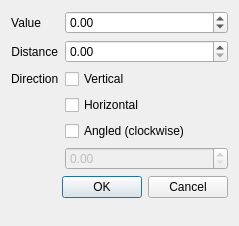
<?xml version="1.0" encoding="UTF-8"?>
<ui version="4.0">
 <class>PointLoadDialog</class>
 <widget class="QDialog" name="PointLoadDialog">
  <property name="geometry">
   <rect>
    <x>0</x>
    <y>0</y>
    <width>239</width>
    <height>226</height>
   </rect>
  </property>
  <property name="windowTitle">
   <string>New point load</string>
  </property>
  <layout class="QFormLayout" name="formLayout">
   <item row="0" column="0">
    <widget class="QLabel" name="label">
     <property name="text">
      <string>Value</string>
     </property>
     <property name="alignment">
      <set>Qt::AlignRight|Qt::AlignTrailing|Qt::AlignVCenter</set>
     </property>
    </widget>
   </item>
   <item row="0" column="1">
    <widget class="QDoubleSpinBox" name="doubleSpinBox">
     <property name="locale">
      <locale language="English" country="UnitedStates"/>
     </property>
     <property name="decimals">
      <number>2</number>
     </property>
     <property name="minimum">
      <double>-1.000000000000000</double>
     </property>
    </widget>
   </item>
   <item row="1" column="0">
    <widget class="QLabel" name="label_2">
     <property name="text">
      <string>Distance</string>
     </property>
     <property name="alignment">
      <set>Qt::AlignRight|Qt::AlignTrailing|Qt::AlignVCenter</set>
     </property>
    </widget>
   </item>
   <item row="1" column="1">
    <widget class="QDoubleSpinBox" name="doubleSpinBox_2">
     <property name="locale">
      <locale language="English" country="UnitedStates"/>
     </property>
     <property name="decimals">
      <number>2</number>
     </property>
    </widget>
   </item>
   <item row="2" column="0">
    <widget class="QLabel" name="label_3">
     <property name="text">
      <string>Direction</string>
     </property>
    </widget>
   </item>
   <item row="2" column="1">
    <widget class="QCheckBox" name="verticalBox">
     <property name="text">
      <string>Vertical</string>
     </property>
    </widget>
   </item>
   <item row="5" column="1">
    <widget class="QDoubleSpinBox" name="angleValue">
     <property name="enabled">
      <bool>false</bool>
     </property>
     <property name="readOnly">
      <bool>false</bool>
     </property>
    </widget>
   </item>
   <item row="6" column="0" colspan="2">
    <widget class="QDialogButtonBox" name="buttonBox">
     <property name="orientation">
      <enum>Qt::Horizontal</enum>
     </property>
     <property name="standardButtons">
      <set>QDialogButtonBox::Cancel|QDialogButtonBox::Ok</set>
     </property>
    </widget>
   </item>
   <item row="3" column="1">
    <widget class="QCheckBox" name="horizontalBox">
     <property name="text">
      <string>Horizontal</string>
     </property>
    </widget>
   </item>
   <item row="4" column="1">
    <widget class="QCheckBox" name="angleBox">
     <property name="text">
      <string>Angled (clockwise)</string>
     </property>
    </widget>
   </item>
  </layout>
 </widget>
 <resources/>
 <connections>
  <connection>
   <sender>buttonBox</sender>
   <signal>accepted()</signal>
   <receiver>PointLoadDialog</receiver>
   <slot>accept()</slot>
   <hints>
    <hint type="sourcelabel">
     <x>257</x>
     <y>97</y>
    </hint>
    <hint type="destinationlabel">
     <x>157</x>
     <y>274</y>
    </hint>
   </hints>
  </connection>
  <connection>
   <sender>buttonBox</sender>
   <signal>rejected()</signal>
   <receiver>PointLoadDialog</receiver>
   <slot>reject()</slot>
   <hints>
    <hint type="sourcelabel">
     <x>320</x>
     <y>97</y>
    </hint>
    <hint type="destinationlabel">
     <x>286</x>
     <y>274</y>
    </hint>
   </hints>
  </connection>
 </connections>
</ui>
